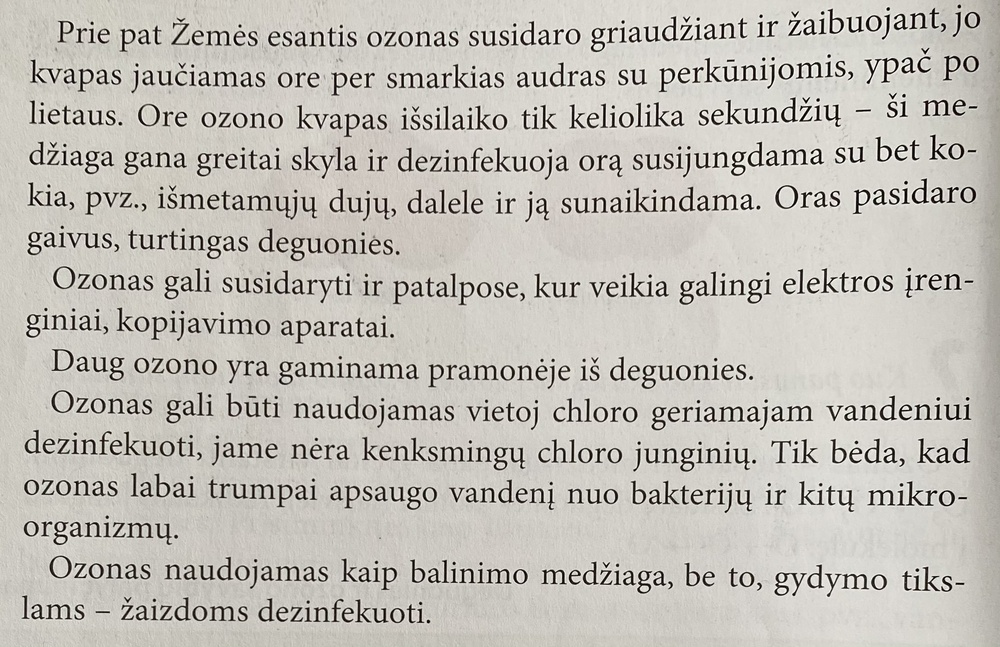
#> input picture test.jpg, 1000 x 647 px, shrunk from 2218 x 1434 before the run
$ python curve.py
#> lines starting #> are read from the running program, lines starting #| are printed output that depends on the picture; after the words box and inside, x2 and y2 are one past the last pixel; in counts of white or black regions, pixels touching at a corner belong together
import cv2
import numpy as np
import math
import matplotlib.pyplot as plt

img = cv2.imread('test.jpg', cv2.IMREAD_GRAYSCALE)
#> img: shape (647, 1000); min 0, max 255, mean 190.7
img = cv2.adaptiveThreshold(img,255,cv2.ADAPTIVE_THRESH_GAUSSIAN_C,cv2.THRESH_BINARY,11,7)
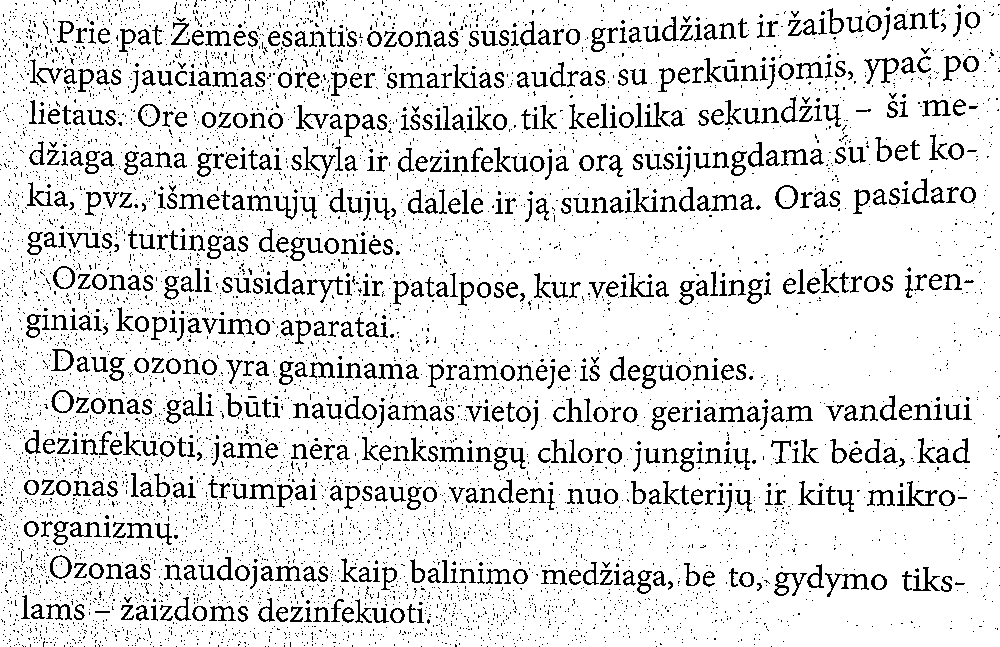
#> img: shape (647, 1000); 88% white; black in thin lines or dots

rows, cols = img.shape
#> rows = 647; cols = 1000


#####################
# Horizontal wave

img_output = np.zeros(img.shape, dtype=img.dtype)

for i in range(rows):
    for j in range(cols):
        offset_x = 0
        offset_y = int(16.0 * j / 150)
        if i+offset_y < rows:
            img_output[i,j] = img[(i+offset_y)%rows,j]
        else:
            img_output[i,j] = 0
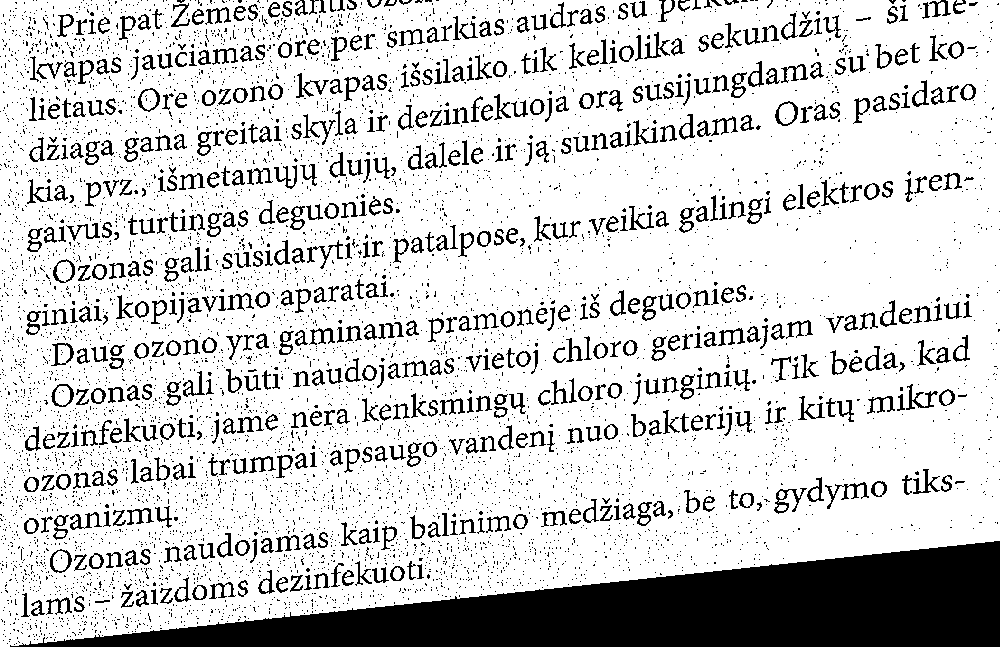
#> img_output: shape (647, 1000); 80.8% white; 6534 black regions (5895 under 20 px), largest, box (x1, y1, x2, y2) and area: (10, 541, 1000, 647) 52841, (825, 482, 869, 509) 273, (774, 488, 807, 514) 248
print(img_output)
#> (printed output is left out)
plt.plot(img_output)
plt.show()
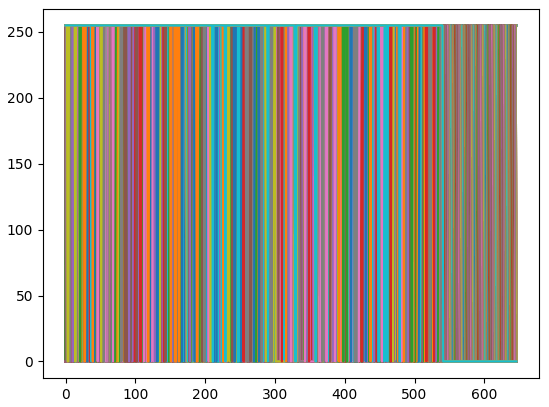
#> figure drawn by matplotlib, 1 panel; curve peaks at x = 0, y = 255; curve peaks at x = 0, y = 255; curve peaks at x = 0, y = 255
cv2.imshow('Horizontal wave', img_output)
cv2.waitKey()
